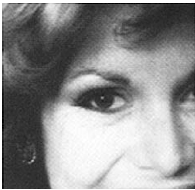
#> input picture Exercise 1/Pics/Initial/woman.png, 195 x 190 px, found by its file name
$ python Question2.py
#> lines starting #> are read from the running program, lines starting #| are printed output that depends on the picture
import cv2
import numpy as np
import matplotlib.pyplot as plt


def gaussian_pyramid(image, levels):
    gp = [image.astype(np.float32)]
    for i in range(levels):
        image = cv2.pyrDown(gp[-1])
        gp.append(image)
    return gp


def laplacian_pyramid(gp):
    lp = [gp[-1]]
    for i in range(len(gp) - 1, 0, -1):
        size = (gp[i - 1].shape[1], gp[i - 1].shape[0])
        expanded = cv2.pyrUp(gp[i], dstsize=size)
        laplacian = cv2.subtract(gp[i - 1], expanded)
        lp.append(laplacian)
    return lp[::-1]


def blend_pyramids(lp1, lp2, gp_mask):
    blended = []
    for l1, l2, g_mask in zip(lp1, lp2, gp_mask):
        blended_layer = l1 * g_mask + l2 * (1.0 - g_mask)
        blended.append(blended_layer)
    return blended


def reconstruct_image(pyramid):
    image = pyramid[-1]
    for layer in pyramid[-2::-1]:
        size = (layer.shape[1], layer.shape[0])
        image = cv2.pyrUp(image, dstsize=size)
        image = cv2.add(image, layer)
    return np.clip(image, 0, 255).astype(np.uint8)


def create_circular_mask(img_shape):
    height, width = img_shape
    center_x = width // 2
    center_y = height // 2
    Y, X = np.ogrid[:height, :width]
    dist_from_center = np.sqrt((X - center_x) ** 2 + (Y - center_y) ** 2)

    radius = min(center_x, center_y)
    mask = 1 - (dist_from_center / radius)
    mask = np.clip(mask, 0, 1)
    return mask


def process_images():
    # Load images
    woman = cv2.imread(r"D:\ceid\computer vision\askhsh 1\photos\woman.png",
                       cv2.IMREAD_GRAYSCALE)
#> woman is the input picture: shape (190, 195); min 0, max 255, mean 142.3
    hand = cv2.imread(r"D:\ceid\computer vision\askhsh 1\photos\hand.png",
                      cv2.IMREAD_GRAYSCALE)
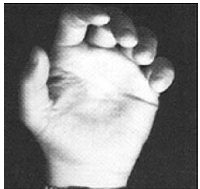
#> input picture Exercise 1/Pics/Initial/hand.png, 200 x 189 px, found by its file name
#> hand is the input picture: shape (189, 200); min 0, max 255, mean 137.8

    # Ensure same size
    hand = cv2.resize(hand, (woman.shape[1], woman.shape[0]))
#> hand: shape (190, 195)

    # Create mask
    mask = create_circular_mask(woman.shape)

    # Number of levels
    levels = int(np.log2(min(woman.shape[0], woman.shape[1]))) - 3
#> levels = 4

    # Generate pyramids
    gp_woman = gaussian_pyramid(woman, levels)
#> after the loop in gaussian_pyramid, `for i in range(levels):`: gp = 5 items
#> gp_woman = 5 items
    gp_hand = gaussian_pyramid(hand, levels)
#> gp_hand = 5 items
    gp_mask = gaussian_pyramid(mask, levels)
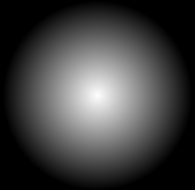
#> mask: shape (190, 195) float64; min 0, max 1, mean 0.255

    # Generate Laplacian pyramids
    lp_woman = laplacian_pyramid(gp_woman)
#> the loop in laplacian_pyramid, `for i in range(len(gp) - 1, 0, -1):` made 4 passes
#> (i, size) on passes 1, 2, 4: (4, (25, 24)), (3, (49, 48)), (1, (195, 190))
#> size on pass 3: (98, 95)
#> pass 1, in laplacian_pyramid, `laplacian = cv2.subtract(gp[i - 1], expanded)`:
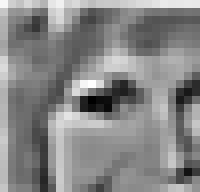
#> laplacian: shape (24, 25) float32 (shown 8 times larger); min -58.27, max 54.38, mean 1.3; drawn with min black and max white
#> lp_woman = 5 items
    lp_hand = laplacian_pyramid(gp_hand)
#> the loop in laplacian_pyramid (call 2), `for i in range(len(gp) - 1, 0, -1):` made 4 passes
#> pass 1, in laplacian_pyramid (call 2), `laplacian = cv2.subtract(gp[i - 1], expanded)`:
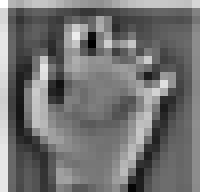
#> laplacian: shape (24, 25) float32 (shown 8 times larger); min -57.94, max 74.93, mean 2.1; drawn with min black and max white
#> lp_hand = 5 items

    # Blend pyramids
    blended_pyramid = blend_pyramids(lp_woman, lp_hand, gp_mask)
#> the loop in blend_pyramids, `for l1, l2, g_mask in zip(lp1, lp2, gp_mask):` made 5 passes
#> pass 1, in blend_pyramids, `blended_layer = l1 * g_mask + l2 * (1.0 - g_mask)`:
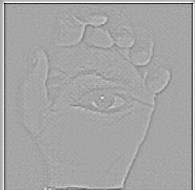
#> blended_layer: shape (190, 195) float32; min -157, max 84.64, mean 0.1; drawn with min black and max white
#> blended_pyramid = 5 items

    # Reconstruct final image
    blended_image = reconstruct_image(blended_pyramid)
#> the loop in reconstruct_image, `for layer in pyramid[-2::-1]:` made 4 passes
#> size on passes 1 to 4: (25, 24), (49, 48), (98, 95), (195, 190)
#> pass 1, in reconstruct_image, `image = cv2.add(image, layer)`:
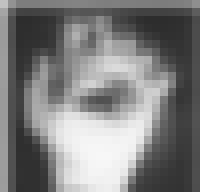
#> image: shape (24, 25) float32 (shown 8 times larger); min 45.11, max 247.5, mean 127.3
#> after the loop in reconstruct_image, `for layer in pyramid[-2::-1]:`:
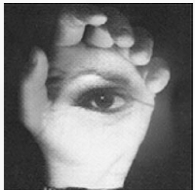
#> image: shape (190, 195) float32; min 3.15, max 261.8, mean 127.9; drawn with min black and max white

    # Display results
    plt.figure(figsize=(15, 5))
    plt.subplot(131)
    plt.imshow(woman, cmap='gray')
    plt.title('Woman')
    plt.axis('off')

    plt.subplot(132)
    plt.imshow(hand, cmap='gray')
    plt.title('Hand')
    plt.axis('off')

    plt.subplot(133)
    plt.imshow(blended_image, cmap='gray')
    plt.title('Blended Result')
    plt.axis('off')

    plt.tight_layout()
    plt.show()

    return blended_image


# Execute the solution
blended_result = process_images()
